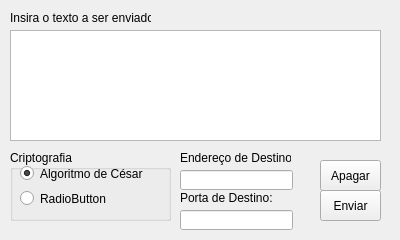
<?xml version="1.0" encoding="UTF-8"?>
<ui version="4.0">
 <class>MainWindow</class>
 <widget class="QMainWindow" name="MainWindow">
  <property name="windowModality">
   <enum>Qt::WindowModal</enum>
  </property>
  <property name="geometry">
   <rect>
    <x>0</x>
    <y>0</y>
    <width>400</width>
    <height>240</height>
   </rect>
  </property>
  <property name="minimumSize">
   <size>
    <width>400</width>
    <height>240</height>
   </size>
  </property>
  <property name="maximumSize">
   <size>
    <width>400</width>
    <height>240</height>
   </size>
  </property>
  <property name="windowTitle">
   <string>MainWindow</string>
  </property>
  <widget class="QWidget" name="centralWidget">
   <widget class="QPlainTextEdit" name="txtTexto">
    <property name="geometry">
     <rect>
      <x>10</x>
      <y>30</y>
      <width>371</width>
      <height>111</height>
     </rect>
    </property>
   </widget>
   <widget class="QLabel" name="lblTexto">
    <property name="geometry">
     <rect>
      <x>10</x>
      <y>10</y>
      <width>141</width>
      <height>16</height>
     </rect>
    </property>
    <property name="text">
     <string>Insira o texto a ser enviado:</string>
    </property>
   </widget>
   <widget class="QPushButton" name="btnEnviar">
    <property name="geometry">
     <rect>
      <x>320</x>
      <y>190</y>
      <width>61</width>
      <height>31</height>
     </rect>
    </property>
    <property name="text">
     <string>Enviar</string>
    </property>
   </widget>
   <widget class="QGroupBox" name="grpCriptografia">
    <property name="geometry">
     <rect>
      <x>10</x>
      <y>150</y>
      <width>161</width>
      <height>71</height>
     </rect>
    </property>
    <property name="title">
     <string>Criptografia</string>
    </property>
    <widget class="QRadioButton" name="rbAlgoritmoCesar">
     <property name="geometry">
      <rect>
       <x>10</x>
       <y>15</y>
       <width>141</width>
       <height>17</height>
      </rect>
     </property>
     <property name="text">
      <string>Algoritmo de César</string>
     </property>
     <property name="checked">
      <bool>true</bool>
     </property>
    </widget>
    <widget class="QRadioButton" name="radioButton">
     <property name="geometry">
      <rect>
       <x>10</x>
       <y>40</y>
       <width>141</width>
       <height>17</height>
      </rect>
     </property>
     <property name="text">
      <string>RadioButton</string>
     </property>
    </widget>
   </widget>
   <widget class="QPushButton" name="btnApagar">
    <property name="geometry">
     <rect>
      <x>320</x>
      <y>160</y>
      <width>61</width>
      <height>31</height>
     </rect>
    </property>
    <property name="text">
     <string>Apagar</string>
    </property>
   </widget>
   <widget class="QLabel" name="lblIPDestino">
    <property name="geometry">
     <rect>
      <x>180</x>
      <y>150</y>
      <width>111</width>
      <height>16</height>
     </rect>
    </property>
    <property name="text">
     <string>Endereço de Destino:</string>
    </property>
   </widget>
   <widget class="QLineEdit" name="txtIPDestino">
    <property name="geometry">
     <rect>
      <x>180</x>
      <y>170</y>
      <width>113</width>
      <height>20</height>
     </rect>
    </property>
   </widget>
   <widget class="QLabel" name="lblPortaDestino">
    <property name="geometry">
     <rect>
      <x>180</x>
      <y>190</y>
      <width>111</width>
      <height>16</height>
     </rect>
    </property>
    <property name="text">
     <string>Porta de Destino:</string>
    </property>
   </widget>
   <widget class="QLineEdit" name="txtPortaDestino">
    <property name="geometry">
     <rect>
      <x>180</x>
      <y>210</y>
      <width>113</width>
      <height>20</height>
     </rect>
    </property>
    <property name="maxLength">
     <number>5</number>
    </property>
   </widget>
  </widget>
 </widget>
 <layoutdefault spacing="6" margin="11"/>
 <resources/>
 <connections/>
</ui>
